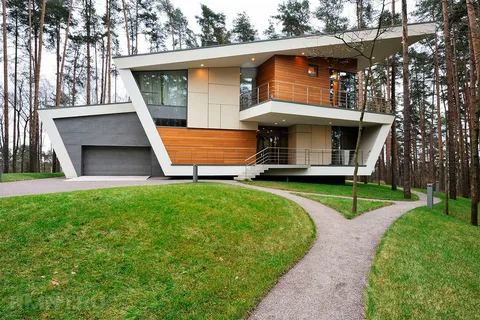
#> input picture Lab4/img_1.png, 480 x 320 px
$ python task2.py
#> lines starting #> are read from the running program, lines starting #| are printed output that depends on the picture; after the words box and inside, x2 and y2 are one past the last pixel; in counts of white or black regions, pixels touching at a corner belong together
import cv2 as cv
import numpy as np
import matplotlib as plt

# read image and check
filename = "img_1.png"
img = cv.imread(filename)
#> img is the input picture: shape (320, 480, 3); mean B, G, R 95.7, 131.5, 127.4
img_p = img.copy()  # Используется для отображения результата обнаружения вероятностного преобразования Хафа

if img is None:
    print("Image read error!")
else:
    print("Image read successful!")
# cv.imshow("Source", img)

# image space change from BGR to GRAY
gray = cv.cvtColor(img, cv.COLOR_BGR2GRAY)
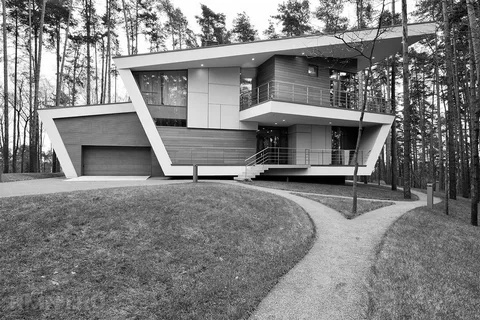
#> gray: shape (320, 480); min 0, max 255, mean 126.2

# threshold
# _, binary = cv.threshold(img, 200, 255, cv.THRESH_BINARY)
_, binary = cv.threshold(gray, 0, 255, cv.THRESH_OTSU)
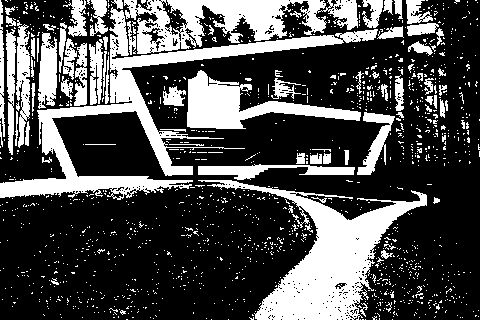
#> binary: shape (320, 480); 30.4% white; 1366 white regions (1284 under 20 px), largest, box (x1, y1, x2, y2) and area: (0, 7, 378, 200) 10231, (198, 180, 427, 320) 9994, (124, 0, 358, 54) 5946
# cv.imshow("Threshold", binary)

# edges detection with Canny method
edges = cv.Canny(binary, threshold1=50, threshold2=200)
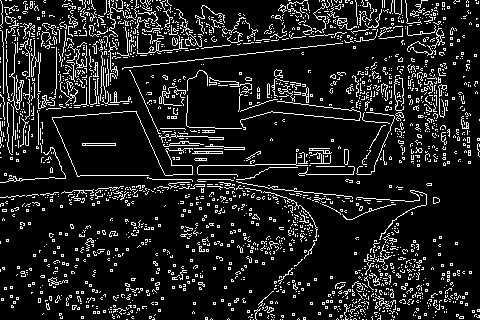
#> edges: shape (320, 480); 12% white in thin lines or dots
# cv.imshow("Canny", edges)

# Функция HoughLines ()
lines = cv.HoughLines(edges, rho=1, theta=1 * np.pi / 180, threshold=120,
                      srn=0, stn=0, min_theta=1, max_theta=2)
#> lines = 13 rows, first 8: [82, 1.45], [67, 1.47], [86, 1.66], [163, 1.66], [71, 1.45], [121, 1.49], [141, 1.59], [69, 1.45]

for i in range(0, len(lines)):
    rho, theta = lines[i][0][0], lines[i][0][1]
    a = np.cos(theta)
    b = np.sin(theta)
    x0 = a * rho
    y0 = b * rho
    x1 = int(x0 + 1000 * (-b))
    y1 = int(y0 + 1000 * (a))
    x2 = int(x0 - 1000 * (-b))
    y2 = int(y0 - 1000 * (a))
    cv.line(img, (x1, y1), (x2, y2), (0, 0, 255), 2)
#> this loop made 13 passes
#> (rho, theta, a, b, x0, y0, x1, y1) on passes 1 to 12: (82, 1.45, 0.117, 0.993, 9.57, 81.44, -983, 198), (67, 1.47, 0.0994, 0.995, 6.66, 66.67, -988, 166), (86, 1.66, -0.0923, 0.996, -7.94, 85.63, -1003, -6), (163, 1.66, -0.0923, 0.996, -15.04, 162.3, -1010, 70), (71, 1.45, 0.117, 0.993, 8.29, 70.51, -984, 187), (121, 1.49, 0.082, 0.997, 9.92, 120.6, -986, 202), (141, 1.59, -0.0226, 1, -3.19, 141, -1002, 118), (69, 1.45, 0.117, 0.993, 8.06, 68.53, -985, 185), (164, 1.58, -0.00516, 1, -0.847, 164, -1000, 158), (177, 1.63, -0.0575, 0.998, -10.18, 176.7, -1008, 119), (199, 1.45, 0.117, 0.993, 23.23, 197.6, -969, 314), (123, 1.47, 0.0994, 0.995, 12.23, 122.4, -982, 221)
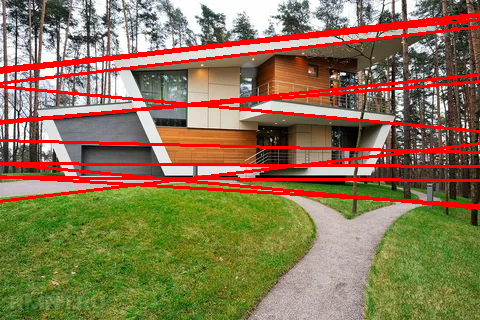
#> img: shape (320, 480, 3); 10.46% of pixels changed, all inside (x1, y1, x2, y2) = (0, 12, 480, 210)

cv.imshow("Hough_line", img)

# Функция HoughLinesP ()
lines_p = cv.HoughLinesP(edges, rho=1, theta=np.pi / 180, threshold=50,
                         minLineLength=30, maxLineGap=10)
#> lines_p = 324 rows, first 6: [271, 40, 440, 22], [56, 76, 274, 50], [3, 83, 38, 86], [91, 73, 122, 69], [6, 84, 38, 87], [3, 108, 45, 106]

for i in range(len(lines_p)):
    x_1, y_1, x_2, y_2 = lines_p[i][0]
    cv.line(img_p, (x_1, y_1), (x_2, y_2), (0, 255, 0), 2)
#> this loop made 324 passes
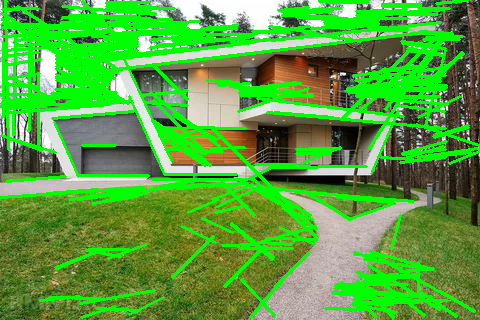
#> img_p: shape (320, 480, 3); mean B, G, R 63.5, 161.9, 88.8

print("code successful!")
cv.imshow("Hough_line_p", img_p)

cv.waitKey(0)
cv.destroyAllWindows()

$ run again, with Lab4/img_2.png copied over Lab4/img_1.png
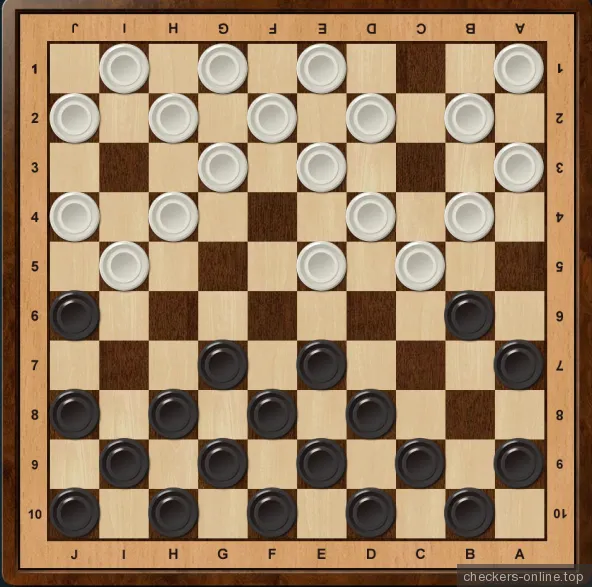
#> input picture Lab4/img_2.png, 592 x 587 px
#> img is the input picture: shape (587, 592, 3); mean B, G, R 99.7, 129.6, 156.5
#> binary: shape (587, 592); 61.8% white; 81 black regions (13 under 20 px), largest, box (x1, y1, x2, y2) and area: (47, 41, 547, 541) 79616, (0, 0, 592, 587) 40289, (73, 122, 168, 209) 2919
#> edges: shape (587, 592); 5.3% white in thin lines or dots
#> lines = 20 rows, first 8: [387, 1.58], [289, 1.58], [11, 1.58], [38, 1.58], [539, 1.58], [486, 1.58], [566, 1.58], [240, 1.58]
#> the loop `for i in range(0, len(lines)):` made 20 passes
#> (rho, theta, a, x0, y0, x1, y1, x2) on passes 1 to 8: (387, 1.58, -0.00516, -2, 387, -1001, 381, 997), (289, 1.58, -0.00516, -1.49, 289, -1001, 283, 998), (11, 1.58, -0.00516, -0.0568, 11, -1000, 5, 999), (38, 1.58, -0.00516, -0.196, 38, -1000, 32, 999), (539, 1.58, -0.00516, -2.78, 539, -1002, 533, 997), (486, 1.58, -0.00516, -2.51, 486, -1002, 480, 997), (566, 1.58, -0.00516, -2.92, 566, -1002, 560, 997), (240, 1.58, -0.00516, -1.24, 240, -1001, 234, 998)
#> after the loop `for i in range(0, len(lines)):`:
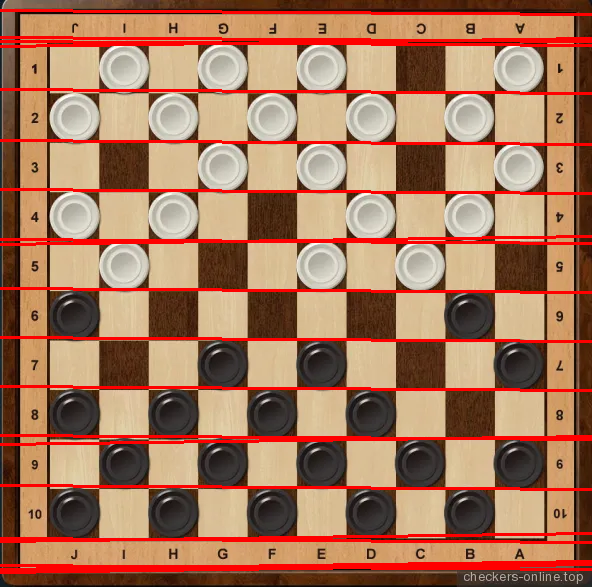
#> img: shape (587, 592, 3); 9.32% of pixels changed, all inside (x1, y1, x2, y2) = (0, 9, 592, 574)
#> lines_p = 99 rows, first 6: [546, 540, 546, 41], [19, 566, 19, 7], [573, 563, 573, 14], [46, 539, 46, 42], [50, 340, 214, 340], [82, 191, 165, 191]
#> the loop `for i in range(len(lines_p)):` made 99 passes
#> after the loop `for i in range(len(lines_p)):`:
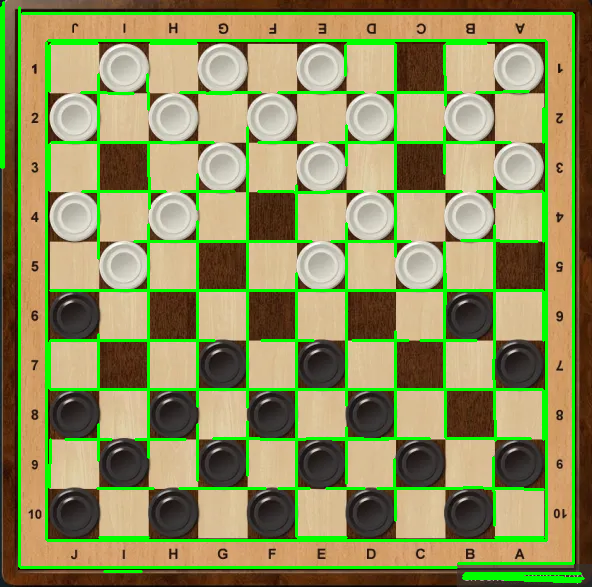
#> img_p: shape (587, 592, 3); 10.31% of pixels changed, all inside (x1, y1, x2, y2) = (0, 1, 585, 583)

$ run again, with Lab4/img_4.png copied over Lab4/img_1.png
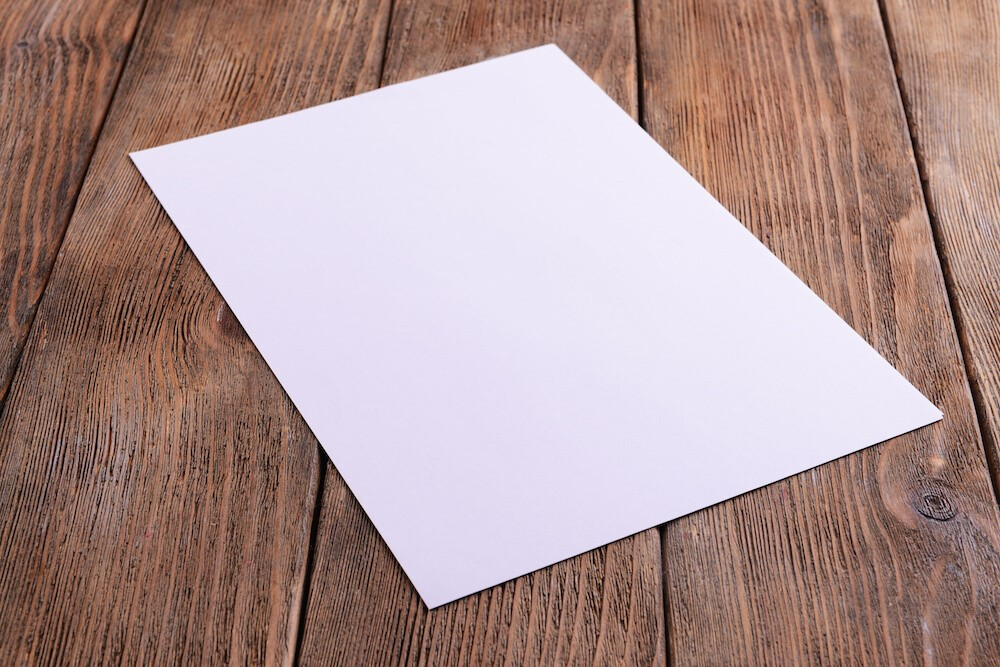
#> input picture Lab4/img_4.png, 1000 x 667 px
#> img is the input picture: shape (667, 1000, 3); mean B, G, R 147.2, 149.2, 174.6
#> binary: shape (667, 1000); 39.8% white; 1279 white regions (1196 under 20 px), largest, box (x1, y1, x2, y2) and area: (129, 43, 944, 609) 248245, (925, 0, 1000, 309) 7344, (950, 1, 976, 65) 509
#> edges: shape (667, 1000); 2.9% white in thin lines or dots
#> lines = [[181, 1.31], [723, 1.21], [187, 1.3]]
#> the loop `for i in range(0, len(lines)):` made 3 passes
#> (rho, theta, a, b, x0, y0, x1, y1) on passes 1 to 3: (181, 1.31, 0.254, 0.967, 45.94, 175.1, -921, 428), (723, 1.21, 0.354, 0.935, 255.6, 676.3, -679, 1029), (187, 1.3, 0.271, 0.963, 50.62, 180, -912, 450)
#> after the loop `for i in range(0, len(lines)):`:
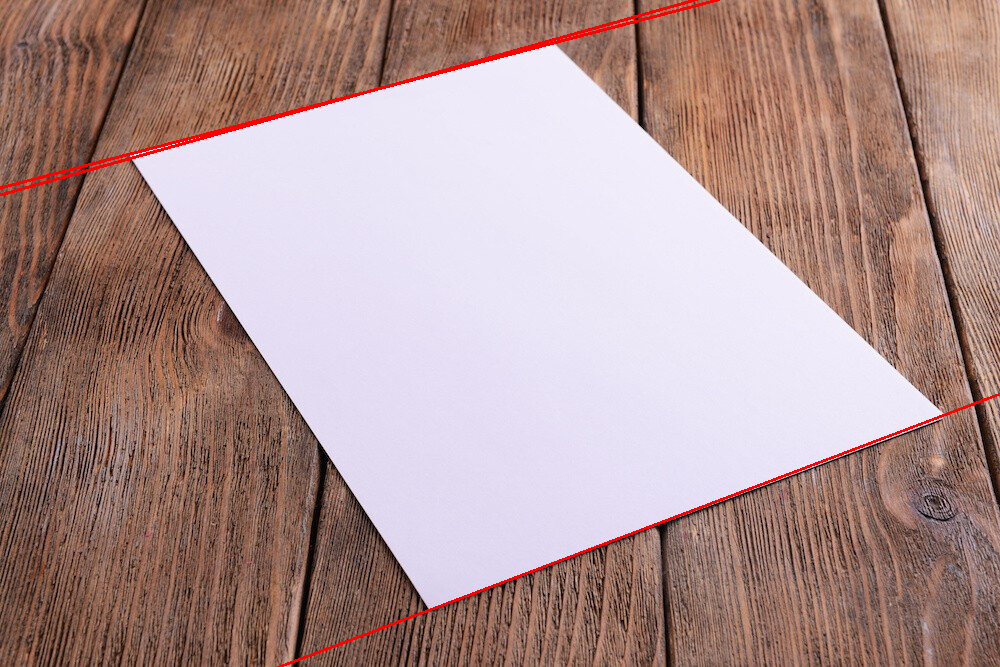
#> img: shape (667, 1000, 3); 0.89% of pixels changed, all inside (x1, y1, x2, y2) = (0, 0, 1000, 667)
#> lines_p = 276 rows, first 6: [554, 43, 795, 275], [890, 58, 937, 259], [211, 133, 552, 42], [936, 262, 980, 449], [961, 93, 967, 165], [965, 230, 972, 335]
#> the loop `for i in range(len(lines_p)):` made 276 passes
#> after the loop `for i in range(len(lines_p)):`:
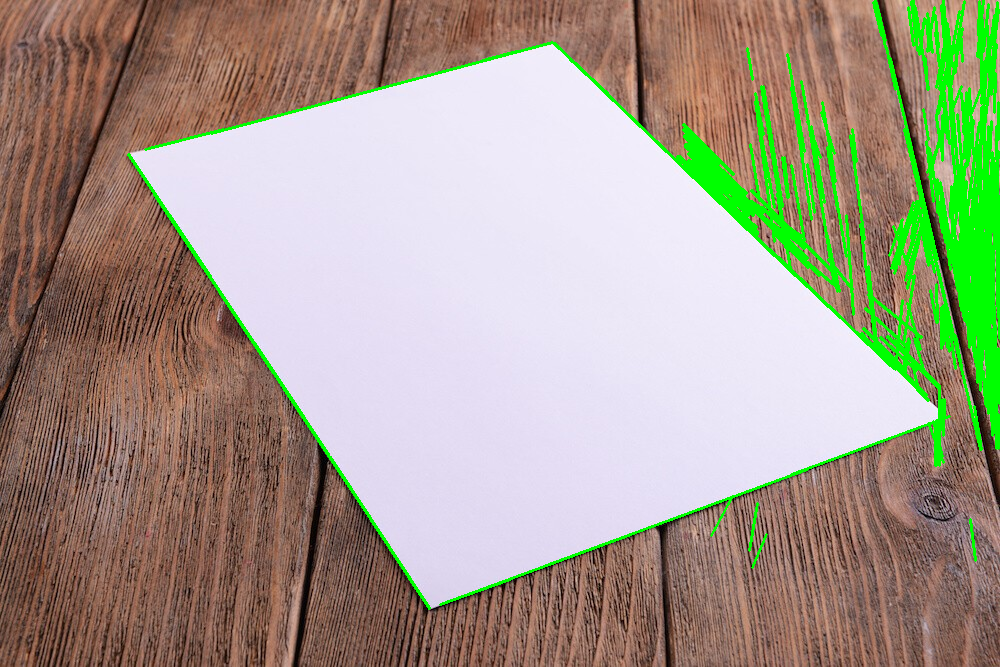
#> img_p: shape (667, 1000, 3); 6.22% of pixels changed, all inside (x1, y1, x2, y2) = (127, 0, 1000, 610)
